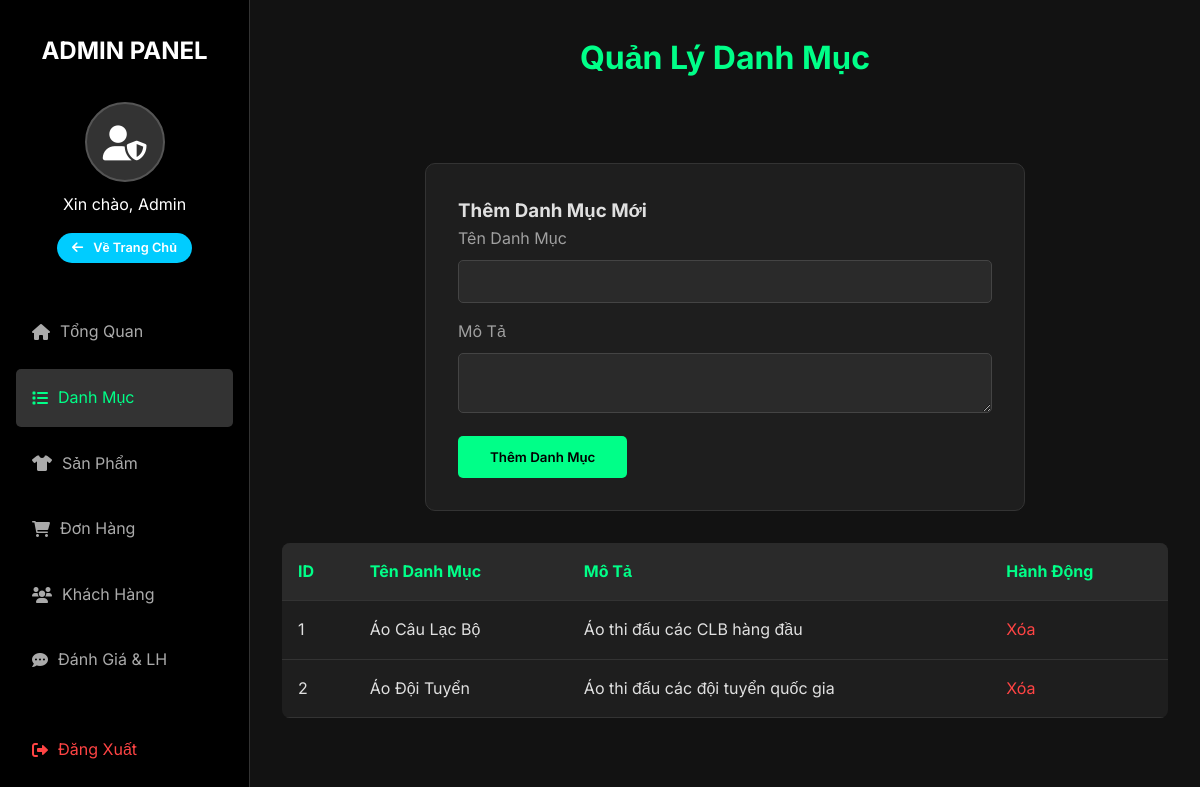
Screenshot of /admin/categories.php (signed in) with the database file from the repository.
### tables this page shows
CREATE TABLE `categories` (
  `id` int(11) NOT NULL,
  `name` varchar(100) NOT NULL,
  `description` text DEFAULT NULL
);

### admin/categories.php (the view, shortened to what this page needs)
<?php
require_once '../config.php';
include 'header_layout.php';
$cats = $conn->query("SELECT * FROM categories");
?>
<h1 class="section-title">Quản Lý Danh Mục</h1>
<div class="form-container" style="max-width: 600px; margin-bottom: 2rem;">
    <h3>Thêm Danh Mục Mới</h3>
    <form method="POST">
        <div class="form-group">
            <label>Tên Danh Mục</label>
            <input type="text" name="name" class="form-control" required>
        </div>
        <div class="form-group">
            <label>Mô Tả</label>
            <textarea name="description" class="form-control"></textarea>
        </div>
        <button type="submit" name="add_cat" class="btn">Thêm Danh Mục</button>
    </form>
</div>
<table class="table">
    <thead>
        <tr>
            <th>ID</th>
            <th>Tên Danh Mục</th>
            <th>Mô Tả</th>
            <th>Hành Động</th>
        </tr>
    </thead>
    <tbody>
        <?php while ($c = $cats->fetch_assoc()): ?>
            <tr>
                <td><?php echo $c['id']; ?></td>
                <td><?php echo $c['name']; ?></td>
                <td><?php echo $c['description']; ?></td>
                <td>
                    <a href="categories.php?delete=<?php echo $c['id']; ?>" class="text-danger" onclick="return confirm('Xóa danh mục này?')">Xóa</a>
                </td>
            </tr>
        <?php endwhile; ?>
    </tbody>
</table>
</main>
</div>
</body>
</html>

### css/style.css (style rules this page uses)
:root { --primary-color: #00ff88; --secondary-color: #00ccff; --bg-color: #121212; --card-bg: #1e1e1e; --text-color: #e0e0e0; --text-muted: #a0a0a0; --danger: #ff4444; }
* { margin: 0; padding: 0; box-sizing: border-box; font-family: "Inter", sans-serif; }
body { background-color: var(--bg-color); color: var(--text-color); line-height: 1.6; }
a { text-decoration: none; color: inherit; transition: 0.3s; }
.btn { padding: 0.8rem 2rem; background-color: var(--primary-color); color: #000; font-weight: 600; border-radius: 5px; border: none; cursor: pointer; }
.section-title { text-align: center; margin-bottom: 2rem; font-size: 2rem; color: var(--primary-color); }
.form-container { max-width: 400px; margin: 5rem auto; background: var(--card-bg); padding: 2rem; border-radius: 10px; border: 1px solid #333; }
.form-group { margin-bottom: 1rem; }
.form-group label { display: block; margin-bottom: 0.5rem; color: var(--text-muted); }
.form-control { width: 100%; padding: 0.8rem; background: #2a2a2a; border: 1px solid #444; color: #fff; border-radius: 5px; }
.table { width: 100%; border-collapse: collapse; margin-top: 1rem; background: var(--card-bg); border-radius: 8px; overflow: hidden; }
.table th, .table td { padding: 1rem; text-align: left; border-bottom: 1px solid #333; }
.table th { background-color: #2a2a2a; color: var(--primary-color); }
.text-danger { color: var(--danger); }

### rows the page displays
categories: id "1", name "Áo Câu Lạc Bộ", description "Áo thi đấu các CLB hàng đầu"
categories: id "2", name "Áo Đội Tuyển", description "Áo thi đấu các đội tuyển quốc gia"

### other values shown
$_SESSION['fullname'] "Admin"
